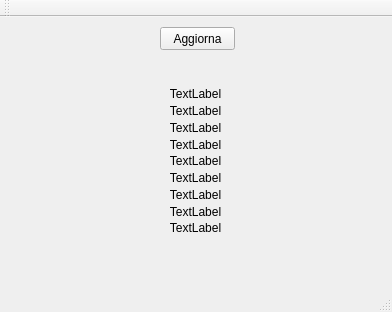
<?xml version="1.0" encoding="UTF-8"?>
<ui version="4.0">
 <class>MainWindow</class>
 <widget class="QMainWindow" name="MainWindow">
  <property name="windowModality">
   <enum>Qt::NonModal</enum>
  </property>
  <property name="geometry">
   <rect>
    <x>0</x>
    <y>0</y>
    <width>392</width>
    <height>312</height>
   </rect>
  </property>
  <property name="windowTitle">
   <string>BitCoin</string>
  </property>
  <property name="autoFillBackground">
   <bool>true</bool>
  </property>
  <widget class="QWidget" name="centralWidget">
   <widget class="QPushButton" name="pushButton">
    <property name="geometry">
     <rect>
      <x>160</x>
      <y>10</y>
      <width>75</width>
      <height>23</height>
     </rect>
    </property>
    <property name="text">
     <string>Aggiorna</string>
    </property>
   </widget>
   <widget class="QWidget" name="">
    <property name="geometry">
     <rect>
      <x>90</x>
      <y>60</y>
      <width>211</width>
      <height>167</height>
     </rect>
    </property>
    <layout class="QVBoxLayout" name="verticalLayout">
     <item>
      <widget class="QLabel" name="label">
       <property name="text">
        <string>TextLabel</string>
       </property>
       <property name="alignment">
        <set>Qt::AlignCenter</set>
       </property>
      </widget>
     </item>
     <item>
      <widget class="QLabel" name="label_2">
       <property name="text">
        <string>TextLabel</string>
       </property>
       <property name="alignment">
        <set>Qt::AlignCenter</set>
       </property>
      </widget>
     </item>
     <item>
      <widget class="QLabel" name="label_3">
       <property name="text">
        <string>TextLabel</string>
       </property>
       <property name="alignment">
        <set>Qt::AlignCenter</set>
       </property>
      </widget>
     </item>
     <item>
      <widget class="QLabel" name="label_4">
       <property name="text">
        <string>TextLabel</string>
       </property>
       <property name="alignment">
        <set>Qt::AlignCenter</set>
       </property>
      </widget>
     </item>
     <item>
      <widget class="QLabel" name="label_6">
       <property name="text">
        <string>TextLabel</string>
       </property>
       <property name="alignment">
        <set>Qt::AlignCenter</set>
       </property>
      </widget>
     </item>
     <item>
      <widget class="QLabel" name="label_5">
       <property name="text">
        <string>TextLabel</string>
       </property>
       <property name="alignment">
        <set>Qt::AlignCenter</set>
       </property>
      </widget>
     </item>
     <item>
      <widget class="QLabel" name="label_7">
       <property name="text">
        <string>TextLabel</string>
       </property>
       <property name="alignment">
        <set>Qt::AlignCenter</set>
       </property>
      </widget>
     </item>
     <item>
      <widget class="QLabel" name="label_9">
       <property name="text">
        <string>TextLabel</string>
       </property>
       <property name="alignment">
        <set>Qt::AlignCenter</set>
       </property>
      </widget>
     </item>
     <item>
      <widget class="QLabel" name="label_8">
       <property name="text">
        <string>TextLabel</string>
       </property>
       <property name="alignment">
        <set>Qt::AlignCenter</set>
       </property>
      </widget>
     </item>
    </layout>
   </widget>
  </widget>
  <widget class="QMenuBar" name="menuBar">
   <property name="geometry">
    <rect>
     <x>0</x>
     <y>0</y>
     <width>392</width>
     <height>21</height>
    </rect>
   </property>
  </widget>
  <widget class="QToolBar" name="mainToolBar">
   <attribute name="toolBarArea">
    <enum>TopToolBarArea</enum>
   </attribute>
   <attribute name="toolBarBreak">
    <bool>false</bool>
   </attribute>
  </widget>
  <widget class="QStatusBar" name="statusBar"/>
 </widget>
 <layoutdefault spacing="6" margin="11"/>
 <resources/>
 <connections/>
</ui>
